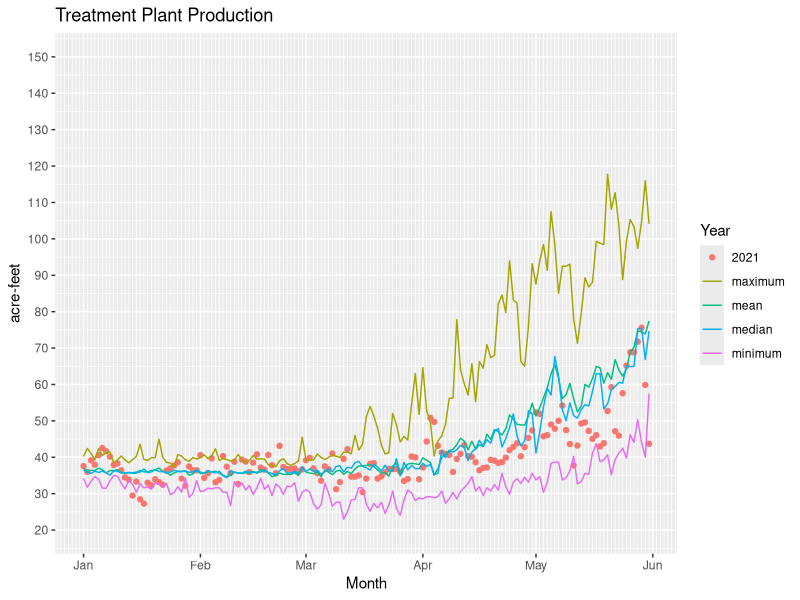
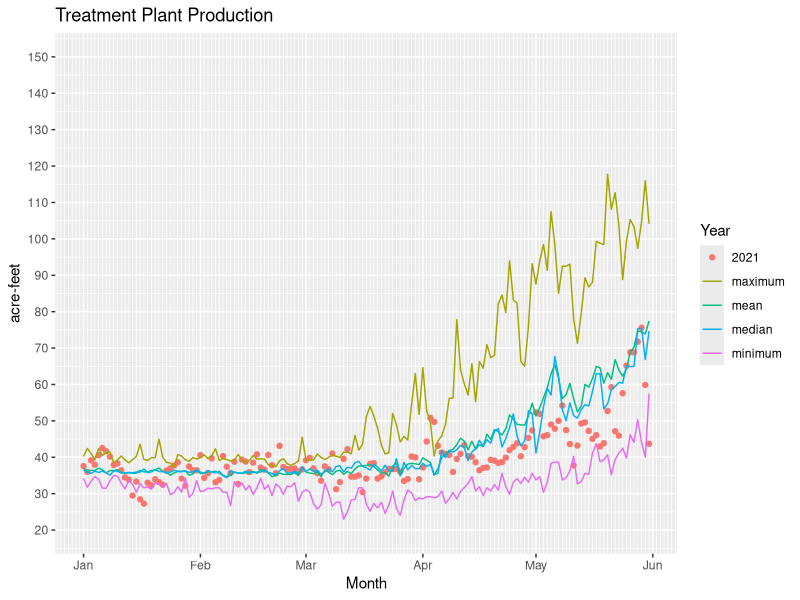

Recreate these plots in R, in order.
# production2021_patchwork.R
# Copyright: City of Thornton Water Resources
#
# Author: John Orr
# Plot dfinal21 data
# This program plots the production data from dfinal21.csv. Daily data points is shown as a point.
# Maximum values for each day are shown by a line, as is minimum, and the mean and the median.
#
library(ggplot2)
library(scales)
library(patchwork)
#
# Open dfinal21.csv
#
dfinal21 <- read.csv("dfinal21.csv", header = TRUE, sep = ",", 
                   stringsAsFactors = FALSE, check.names = FALSE)
#
# Transform the Month_Day column so that ggplot can treat it as a date
# sequence for plotting
#
dfinal21$Month_Day <- as.Date(paste("2021-", dfinal21$Month_Day, sep = ""))
#
# Build the plot
p_a <- ggplot(dfinal21) + 
  geom_point(aes(x = Month_Day, y = `2021`, color = "2021")) +
  geom_line(aes(x = Month_Day, y = Mean, color="mean")) +
  geom_line(aes(x = Month_Day, y = Median, color="median")) +
  geom_line(aes(x = Month_Day, y = Maximum, color = "maximum")) +
  geom_line(aes(x = Month_Day, y = Minimum, color = "minimum")) +
  scale_color_discrete(name = "Year") +
  scale_y_continuous(breaks = seq(20, 150, by=10), limits=c(20,150)) +
  scale_x_date(breaks = "1 month", minor_breaks = "1 day", labels=date_format("%b")) +
  labs(x = "Month", y = "acre-feet", title = "Treatment Plant Production")
#
# Save the plot to disk
ggsave(filename = "p_f21.pdf", plot = p_a, units = "in", width = 44, height = 34)
#
# Display the plot
#
print(p_a)
# End of production2021_patchwork.R